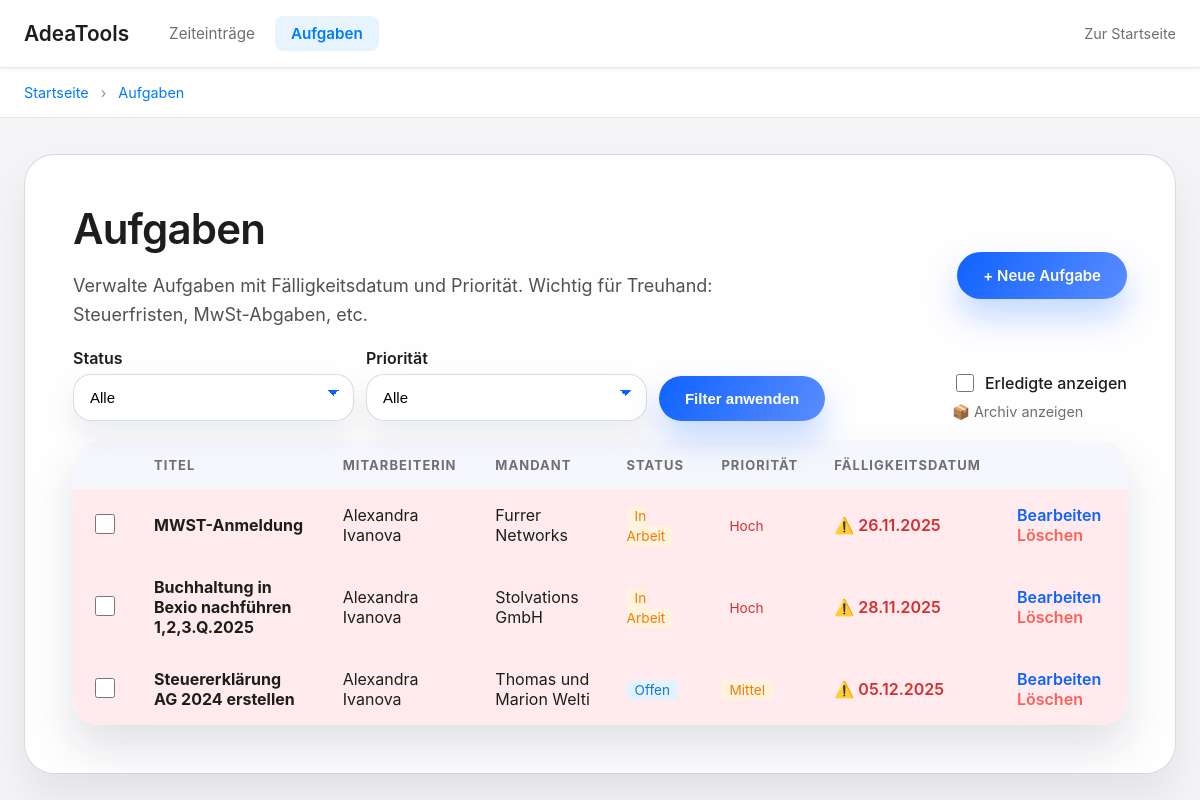
The app's page /zeit/aufgaben/ (signed in), older data.
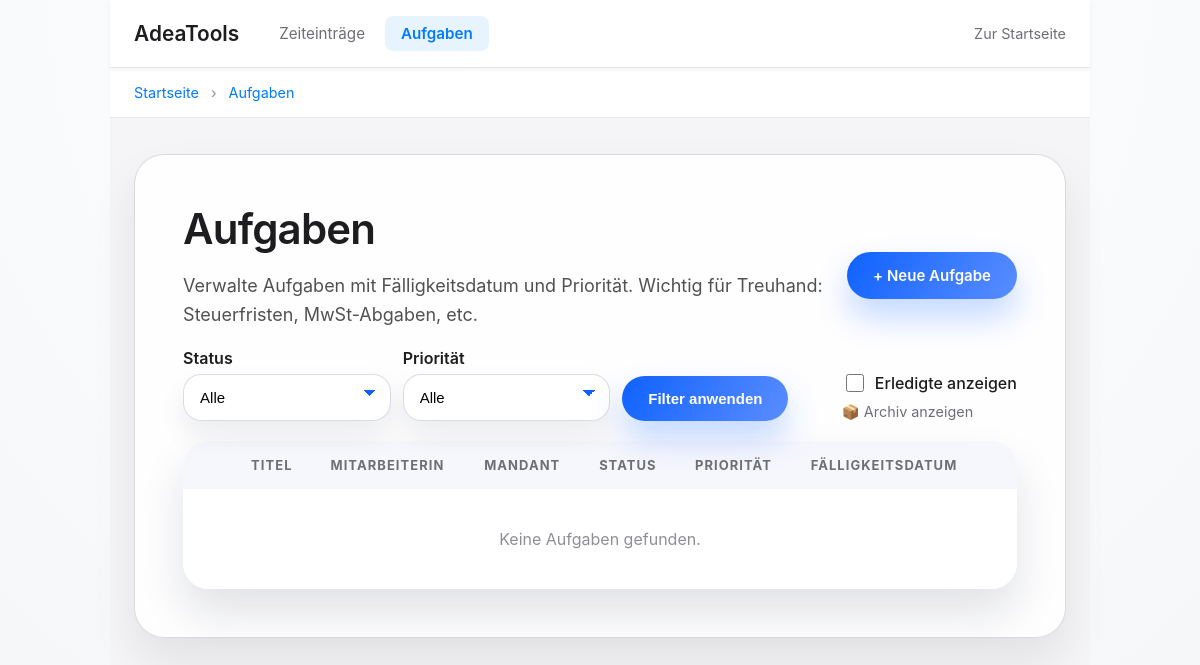
The same page, newer data.
### adeazeit/models.py (models this page shows, shortened)
class Task(models.Model):
    STATUS_CHOICES = [
        ('OFFEN', 'Offen'),
        ('IN_ARBEIT', 'In Arbeit'),
        ('ERLEDIGT', 'Erledigt'),
    ]
    PRIORITAET_CHOICES = [
        ('NIEDRIG', 'Niedrig'),
        ('MITTEL', 'Mittel'),
        ('HOCH', 'Hoch'),
    ]
    titel = models.CharField(
        "Titel",
        max_length=255,
        help_text="Kurze Beschreibung der Aufgabe (z.B. 'Steuererklärung Müller AG')"
    )
    beschreibung = models.TextField(
        "Beschreibung",
        blank=True,
        help_text="Detaillierte Beschreibung (optional)"
    )
    status = models.CharField(
        "Status",
        max_length=20,
        choices=STATUS_CHOICES,
        default='OFFEN'
    )
    prioritaet = models.CharField(
        "Priorität",
        max_length=20,
        choices=PRIORITAET_CHOICES,
        default='MITTEL'
    )
    fälligkeitsdatum = models.DateField(
        "Fälligkeitsdatum",
        null=True,
        blank=True,
        help_text="Wichtig für Treuhand: Steuerfristen, MwSt-Abgaben, etc."
    )
    notizen = models.TextField(
        "Notizen",
        blank=True,
        help_text="Notizen zum aktuellen Stand (z.B. 'Warte auf Belege vom Kunden')"
    )
    client = models.ForeignKey(
        Client,
        on_delete=models.PROTECT,
        related_name='tasks',
        null=True,
        blank=True,
        verbose_name="Mandant",
        help_text="Optional: Mandant zuordnen (z.B. 'Steuererklärung Müller AG')"
    )
    mitarbeiter = models.ForeignKey(
        EmployeeInternal,
        on_delete=models.PROTECT,
        related_name='tasks',
        verbose_name="Mitarbeiterin"
    )
    erstellt_am = models.DateTimeField("Erstellt am", auto_now_add=True)
    erledigt_am = models.DateTimeField("Erledigt am", null=True, blank=True)
    archiviert = models.BooleanField("Archiviert", default=False, help_text="Erledigte Aufgaben werden nach 7 Tagen automatisch archiviert")
    updated_at = models.DateTimeField("Aktualisiert am", auto_now=True)
    class Meta:
        verbose_name = "Aufgabe"
        verbose_name_plural = "Aufgaben"
        ordering = ['prioritaet', 'fälligkeitsdatum', '-erstellt_am']
        indexes = [
            models.Index(fields=['mitarbeiter', 'status'], name='adeazeit_ta_mitarbe_492268_idx'),
            models.Index(fields=['client', 'status'], name='adeazeit_ta_client__018f96_idx'),
            models.Index(fields=['fälligkeitsdatum'], name='adeazeit_ta_fälligk_0cb4c5_idx'),
        ]
    def is_overdue(self):
        if self.fälligkeitsdatum and self.status != 'ERLEDIGT':
            from django.utils import timezone
            return self.fälligkeitsdatum < timezone.now().date()
        return False

class EmployeeInternal(models.Model):
    code = models.CharField(
        "Mitarbeiterkürzel",
        max_length=20,
        unique=True,
        help_text="Eindeutiger Kurzcode für den Mitarbeiter (z.B. MM, EMP001)"
    )
    name = models.CharField("Name", max_length=255)
    function_title = models.CharField("Funktion", max_length=255, default="")
    rolle = models.CharField("Rolle", max_length=255, blank=True)
    employment_percent = models.DecimalField(
        "Beschäftigungsgrad (%)",
        max_digits=5,
        decimal_places=2,
        default=Decimal('100.00'),
        help_text="Beispiel: 100.00, 60.00"
    )
    weekly_soll_hours = models.DecimalField(
        "Wöchentliche Sollstunden",
        max_digits=5,
        decimal_places=2,
        default=Decimal('42.00'),
        help_text="Gesamte wöchentliche Sollstunden (z.B. 42.00 oder 40.00)"
    )
    weekly_working_days = models.DecimalField(
        "Wöchentliche Arbeitstage",
        max_digits=4,
        decimal_places=1,
        null=True,
        blank=True,
        help_text="z.B. 5.0 / 4.5 / 4.0"
    )
    vacation_days_per_year = models.DecimalField(
        "Ferientage pro Jahr",
        max_digits=5,
        decimal_places=2,
        null=True,
        blank=True,
        help_text="z.B. 20.00 / 25.00"
    )
    work_canton = models.CharField(
        "Arbeitskanton",
        max_length=50,
        null=True,
        blank=True,
        help_text="Für zukünftige Feiertagsmodelle"
    )
    holiday_model = models.CharField(
        "Feiertagsmodell",
        max_length=255,
        null=True,
        blank=True,
        help_text="Freitext"
    )
    employment_start = models.DateField(
        "Beschäftigungsbeginn",
        null=True,
        blank=True
    )
    employment_end = models.DateField(
        "Beschäftigungsende",
        null=True,
        blank=True
    )
    eintrittsdatum = models.DateField("Eintrittsdatum", null=True, blank=True)  # Legacy, wird automatisch aus employment_start gesetzt
    austrittsdatum = models.DateField("Austrittsdatum", null=True, blank=True)  # Legacy
    stundensatz = models.DecimalField(
        "Koeffizient",
        max_digits=10,
        decimal_places=2,
        default=Decimal('0.00'),
        help_text="Koeffizient für die Verrechnung von Services (z.B. 1.3 = 30% Aufschlag auf Standard-Stundensatz)"
    )
    sollstunden_woche = models.DecimalField(
        "Sollstunden/Woche (Legacy)",
        max_digits=5,
        decimal_places=2,
        null=True,
        blank=True,
        help_text="Veraltet - verwende weekly_soll_hours"
    )
    ferien_pro_jahr = models.DecimalField(
        "Ferien pro Jahr (Legacy)",
        max_digits=5,
        decimal_places=2,
        null=True,
        blank=True,
        help_text="Veraltet - verwende vacation_days_per_year"
    )
    aktiv = models.BooleanField("Aktiv", default=True)
    notes = models.TextField("Notizen", null=True, blank=True)
    created_at = models.DateTimeField(auto_now_add=True)
    updated_at = models.DateTimeField(auto_now=True)
    class Meta:
        ordering = ["name"]
        verbose_name = "Interne Mitarbeiterin"
        verbose_name_plural = "Interne Mitarbeitende"

### adeacore/models.py (models this page shows, shortened)
class Client(models.Model):
    CLIENT_TYPES = [
        ("FIRMA", "Firma"),
        ("PRIVAT", "Privatperson"),
    ]
    STATUS_CHOICES = [
        ("AKTIV", "Aktiv"),
        ("INAKTIV", "Inaktiv"),
        ("POTENZIELL", "Potenziell"),
        ("GESPERRT", "Gesperrt"),
    ]
    name = models.CharField("Name", max_length=255)
    client_type = models.CharField(
        "Typ",
        max_length=10,
        choices=CLIENT_TYPES,
        default="FIRMA",
        help_text="Mandantentyp: Firma (für Lohnbuchhaltung) oder Privatperson (nur für Zeiterfassung)",
    )
    status = models.CharField(
        "Status",
        max_length=20,
        choices=STATUS_CHOICES,
        default="AKTIV",
        help_text="Status des Mandanten",
    )
    status_grund = models.TextField(
        "Grund für Status",
        blank=True,
        help_text="Grund für Inaktivität oder Sperrung (optional)",
    )
    status_geaendert_am = models.DateTimeField(
        "Status geändert am",
        null=True,
        blank=True,
        help_text="Datum der letzten Status-Änderung",
    )
    email = EncryptedEmailField("E-Mail", max_length=1000, blank=True, null=True)
    phone = EncryptedCharField("Telefon", max_length=500, blank=True)
    kontaktperson_name = models.CharField(
        "Kontaktperson",
        max_length=255,
        blank=True,
        help_text="Name der Kontaktperson (für FIRMA)",
    )
    street = EncryptedCharField("Strasse", max_length=1000, blank=True)
    house_number = EncryptedCharField("Hausnummer", max_length=500, blank=True)
    zipcode = EncryptedCharField("PLZ", max_length=500, blank=True)
    city = EncryptedCharField("Ort", max_length=1000, blank=True)
    mwst_pflichtig = models.BooleanField(
        "MWST-pflichtig",
        default=False,
        help_text="Ist der Mandant MWST-pflichtig? (nur FIRMA)",
    )
    mwst_nr = EncryptedCharField(
        "MWST-Nummer / UID",
        max_length=500,
        blank=True,
        help_text="MWST-Nummer / UID (in CH identisch, nur FIRMA)",
    )
    rechnungs_email = EncryptedEmailField(
        "Rechnungs-E-Mail",
        max_length=1000,
        blank=True,
        null=True,
        help_text="E-Mail-Adresse für Rechnungen (nur FIRMA)",
    )
    zahlungsziel_tage = models.PositiveIntegerField(
        "Zahlungsziel (Tage)",
        default=30,
        help_text="Zahlungsziel in Tagen (nur FIRMA)",
    )
    geburtsdatum = EncryptedDateField(
        "Geburtsdatum",
        blank=True,
        null=True,
        help_text="Geburtsdatum (nur PRIVAT)",
    )
    steuerkanton = EncryptedCharField(
        "Steuerkanton",
        max_length=500,
        blank=True,
        help_text="Steuerkanton (nur PRIVAT)",
    )
    interne_notizen = models.TextField(
        "Interne Notizen",
        blank=True,
        help_text="Interne Notizen und Bemerkungen",
    )
    lohn_aktiv = models.BooleanField(
        "AdeaLohn aktiviert",
        default=False,
        help_text="Aktiviert die Lohnbuchhaltung (AdeaLohn) für diesen Mandanten. Nur bei FIRMA-Mandanten relevant.",
    )
    sachbearbeiter = models.ForeignKey(
        "adeazeit.EmployeeInternal",
        on_delete=models.SET_NULL,
        null=True,
        blank=True,
        related_name="lohn_clients",
        verbose_name="Sachbearbeiter (AdeaLohn)",
        help_text="Sachbearbeiter, der für diesen Mandanten Zugriff auf AdeaLohn hat. Nur bei FIRMA-Mandanten mit aktiviertem Lohnmodul relevant.",
    )
    created_at = models.DateTimeField(auto_now_add=True)
    updated_at = models.DateTimeField(auto_now=True)
    class Meta:
        ordering = ["name"]

### adeazeit/views.py (the view)
# urls.py: path("aufgaben/", views.TaskListView.as_view(), name="task-list"),
class TaskListView(LoginRequiredMixin, ListView):
    model = Task
    template_name = "adeazeit/task_list.html"
    context_object_name = "tasks"
    paginate_by = 20
    def get_queryset(self):
        queryset = super().get_queryset()
        if can_view_all_entries(self.request.user) or self.request.user.is_staff:
            pass
        else:
            try:
                from .models import UserProfile
                user_profile = UserProfile.objects.get(user=self.request.user)
                if user_profile.employee:
                    queryset = queryset.filter(mitarbeiter=user_profile.employee)
                else:
                    queryset = queryset.none()
            except UserProfile.DoesNotExist:
                queryset = queryset.none()
        show_archived = self.request.GET.get('show_archived', '').lower() == 'true'
        if not show_archived:
            queryset = queryset.filter(archiviert=False)
        show_completed = self.request.GET.get('show_completed', '').lower() == 'true'
        if not show_completed:
            queryset = queryset.exclude(status='ERLEDIGT')
        status_filter = self.request.GET.get('status')
        if status_filter:
            queryset = queryset.filter(status=status_filter)
        prioritaet_filter = self.request.GET.get('prioritaet')
        if prioritaet_filter:
            queryset = queryset.filter(prioritaet=prioritaet_filter)
        return queryset.order_by('prioritaet', 'fälligkeitsdatum', '-erstellt_am')
    def get_context_data(self, **kwargs):
        context = super().get_context_data(**kwargs)
        context['status_filter'] = self.request.GET.get('status', '')
        context['prioritaet_filter'] = self.request.GET.get('prioritaet', '')
        context['show_completed'] = self.request.GET.get('show_completed', '').lower() == 'true'
        context['show_archived'] = self.request.GET.get('show_archived', '').lower() == 'true'
        return context

### adeazeit/templates/adeazeit/task_list.html (shortened to what the changed rows need)
{% extends 'admin_base_no_sidebar.html' %}
{% block content %}
<section class="content-card">
    <div class="adea-d-flex-between">
        <div>
            <h1 style="margin-bottom: 8px;">Aufgaben</h1>
        </div>
    </div>
    <div class="adea-table-wrapper">
        <table class="adea-table">
            <thead>
                <tr>
                    <th style="width: 50px;"></th>
                    <th>Titel</th>
                    <th>Mitarbeiterin</th>
                    <th>Mandant</th>
                    <th>Status</th>
                    <th>Priorität</th>
                    <th>Fälligkeitsdatum</th>
                    <th></th>
                </tr>
            </thead>
            <tbody>
                {% for task in tasks %}
                <tr style="{% if task.is_overdue %}background: #ffebee;{% endif %}{% if task.status == 'ERLEDIGT' %} opacity: 0.6;{% endif %}" class="{% if task.status == 'ERLEDIGT' %}task-completed{% endif %}">
                    <td style="text-align: center;">
                        {% if task.status != 'ERLEDIGT' %}
                        <input type="checkbox"
                               class="task-complete-checkbox"
                               data-task-id="{{ task.pk }}"
                               style="width: 20px; height: 20px; cursor: pointer;"
                               title="Als erledigt markieren">
                        {% else %}
                        <span style="color: #34c759; font-size: 1.2em;">✓</span>
                        {% endif %}
                    </td>
                    <td>
                        <strong {% if task.status == 'ERLEDIGT' %}style="text-decoration: line-through;"{% endif %}>{{ task.titel }}</strong>
                    </td>
                    <td {% if task.status == 'ERLEDIGT' %}style="text-decoration: line-through;"{% endif %}>{{ task.mitarbeiter.name }}</td>
                    <td {% if task.status == 'ERLEDIGT' %}style="text-decoration: line-through;"{% endif %}>{{ task.client.name|default:"–" }}</td>
                    <td>
                        <span style="{% if task.status == 'ERLEDIGT' %}background: #e8f5e9; color: #388e3c;{% elif task.status == 'IN_ARBEIT' %}background: #fff3e0; color: #f57c00;{% else %}background: #e3f2fd; color: #1976d2;{% endif %} padding: 2px 8px; border-radius: 4px; font-size: 0.85em;">
                            {{ task.get_status_display }}
                        </span>
                    </td>
                    <td>
                        <span style="{% if task.prioritaet == 'HOCH' %}background: #ffebee; color: #d32f2f;{% elif task.prioritaet == 'MITTEL' %}background: #fff3e0; color: #f57c00;{% else %}background: #e8f5e9; color: #388e3c;{% endif %} padding: 2px 8px; border-radius: 4px; font-size: 0.85em;">
                            {{ task.get_prioritaet_display }}
                        </span>
                    </td>
                    <td {% if task.status == 'ERLEDIGT' %}style="text-decoration: line-through;"{% endif %}>
                        {% if task.fälligkeitsdatum %}
                            {% if task.is_overdue %}
                            <span style="color: #d32f2f; font-weight: 600;">⚠️ {{ task.fälligkeitsdatum|date:"d.m.Y" }}</span>
                            {% else %}
                            {{ task.fälligkeitsdatum|date:"d.m.Y" }}
                            {% endif %}
                        {% else %}
                        –
                        {% endif %}
                    </td>
                    <td class="adea-table-actions">
                        <a href="{% url 'adeazeit:task-update' task.pk %}">Bearbeiten</a>
                        <a href="{% url 'adeazeit:task-delete' task.pk %}" style="color: #ff5f57;">Löschen</a>
                    </td>
                </tr>
                {% empty %}
                <tr>
                    <td colspan="8" style="text-align: center; padding: 40px; color: #8e8e93;">
                        Keine Aufgaben gefunden.
                    </td>
                </tr>
                {% endfor %}
            </tbody>
        </table>
    </div>
</section>
{% endblock %}

Row changes from the older to the newer data that the page shows:
removed Task: titel "MWST-Anmeldung", mitarbeiter.name "Alexandra Ivanova", client.name "Furrer Networks", status "In Arbeit", prioritaet "Hoch", fälligkeitsdatum "26.11.2025"
removed Task: titel "Buchhaltung in Bexio nachführen 1,2,3.Q.2025", mitarbeiter.name "Alexandra Ivanova", client.name "Stolvations GmbH", status "In Arbeit", prioritaet "Hoch", fälligkeitsdatum "28.11.2025"
removed Task: titel "Steuererklärung AG 2024 erstellen", mitarbeiter.name "Alexandra Ivanova", client.name "Thomas und Marion Welti", status "Offen", prioritaet "Mittel", fälligkeitsdatum "05.12.2025"
Text that changed along with them:
text now shown: "Keine Aufgaben gefunden."
